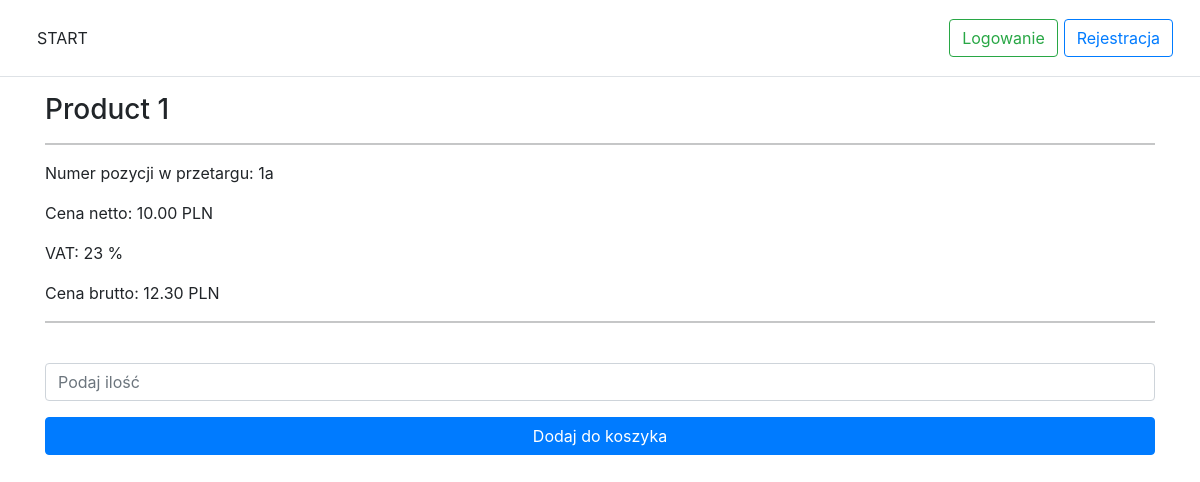
Screenshot of /pages/single-product.php?id=2 with the database file from the repository.
### tables this page shows
CREATE TABLE `products`
(
    `id`             int(11) AUTO_INCREMENT PRIMARY KEY NOT NULL,
    `auction_number` varchar(255)                       NOT NULL,
    `name`           varchar(255)                       NOT NULL,
    `description`    varchar(1000)                      NOT NULL,
    `nett_price`     decimal(10, 2)                     NOT NULL,
    `vat`            int(11)                            NOT NULL,
    `gross_price`    decimal(10, 2)                     NOT NULL,
    `optima_code`    varchar(255),
    `ean`            varchar(255)
);

### pages/single-product.php (the view, shortened to what this page needs)
<!doctype html>
<html lang="pl">
<head>
    <?php include_once('../static/elements/head.inc.php'); ?>
</head>
<body>
<header>
    <?php include_once('../static/elements/header.php') ?>
</header>
<div class="container">
    <?php
    if (isset($_GET['id'])) {
        include_once '../classes/dbh.classes.php';
        $id = $_GET['id'];
        $sql = ("SELECT * FROM products WHERE id = '$id';");
        $result = mysqli_query($connection, $sql);
        $resultCheck = mysqli_num_rows($result);
        if ($resultCheck > 0) {
            $product = mysqli_fetch_assoc($result); ?>
            <form>
                <h3><?= $product['name'] ?></h3>
                <hr>
                <p>Numer pozycji w przetargu: <?= $product['auction_number'] ?></p>
                <p>Cena netto: <?= $product['nett_price'] ?> PLN</p>
                <p>VAT: <?= $product['vat'] ?> %</p>
                <p>Cena brutto: <?= $product['gross_price'] ?> PLN</p>
                <hr>
                <div class="form-group">
                    <input type="number" class="form-control" id="quantity" placeholder="Podaj ilość">
                </div>
                <button type="submit" class="btn btn-primary btn-block">Dodaj do koszyka</button>
            </form>
        <?php } else {
            echo('<div class="alert alert-danger text-center" role="alert">Nie odnaleziono produktu</div>');
        }
    }
    ?>
</div>
</body>
</html>

### static/css/header.css (style rules this page uses)
html { font-size: 14px; }
@media (min-width: 768px) { html { font-size: 16px; } }

### static/css/footer.css (style rules this page uses)
html { font-size: 14px; }
@media (min-width: 768px) { html { font-size: 16px; } }

### rows the page displays
products: name "Product 1", auction_number "1a", nett_price "10.00", vat "23", gross_price "12.30"
